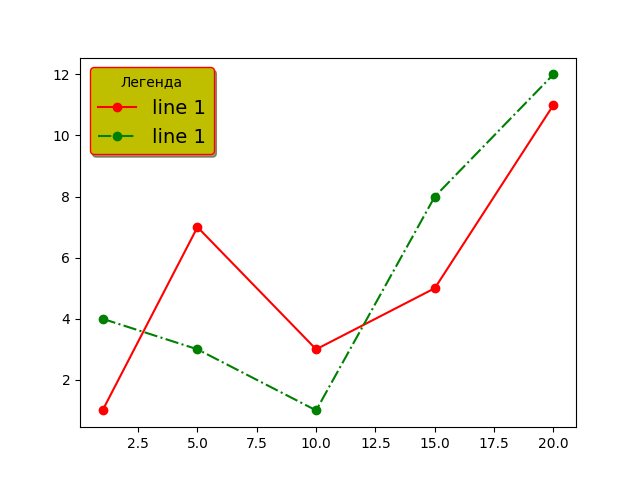

Reproduce this figure in Python.
import matplotlib.pyplot as plt
x = [1, 5, 10, 15, 20]
y1 = [1, 7, 3, 5, 11]
y2 = [4, 3, 1, 8, 12]
plt.legend()
plt.plot(x, y1, 'o-r', label='line 1')
plt.plot(x, y2, 'o-.g', label='line 1')
plt.legend(fontsize=14, shadow=True, framealpha=1, facecolor='y', 
edgecolor='r', title='Легенда')
plt.show()
